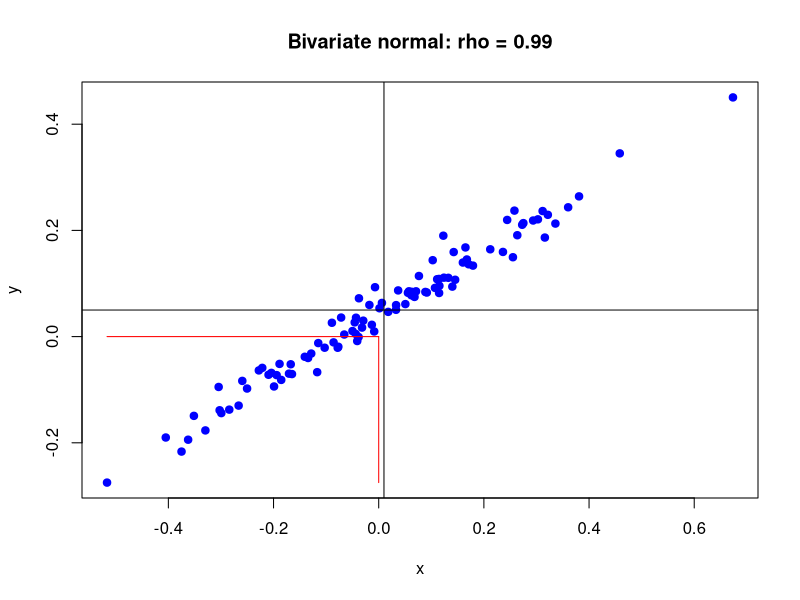
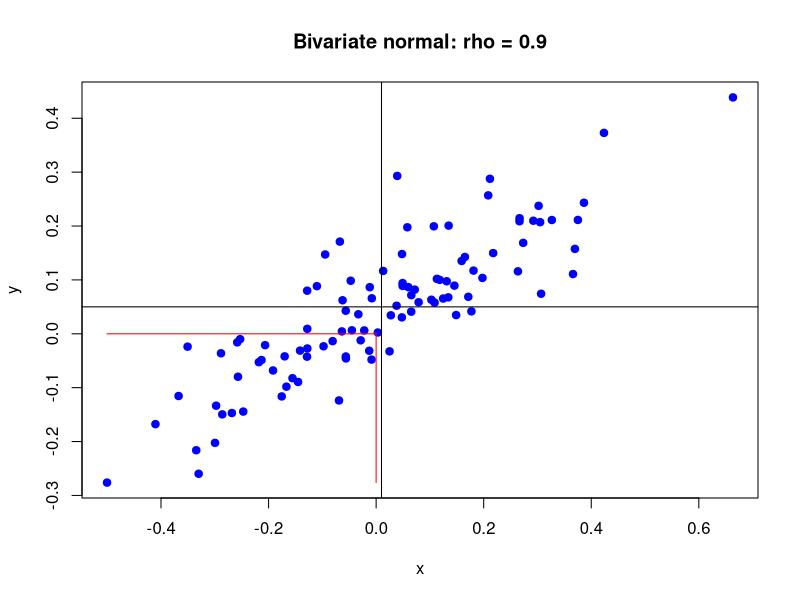
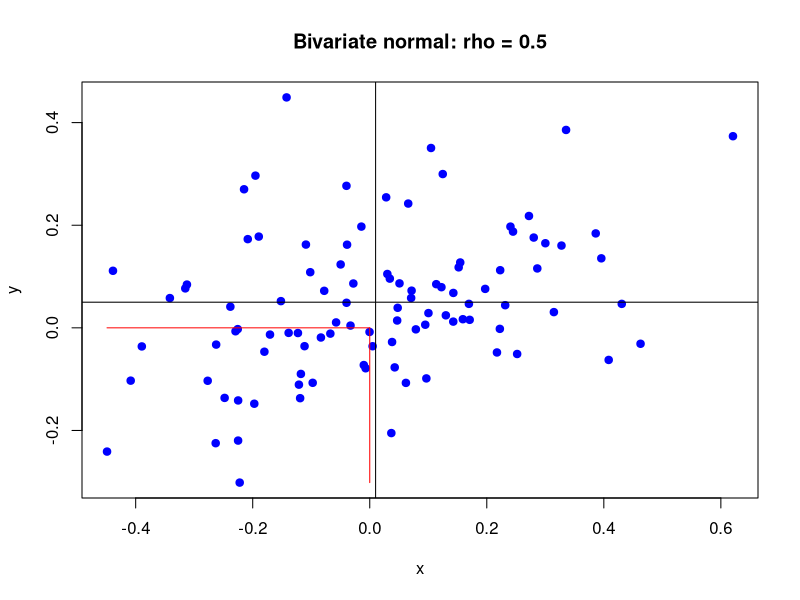
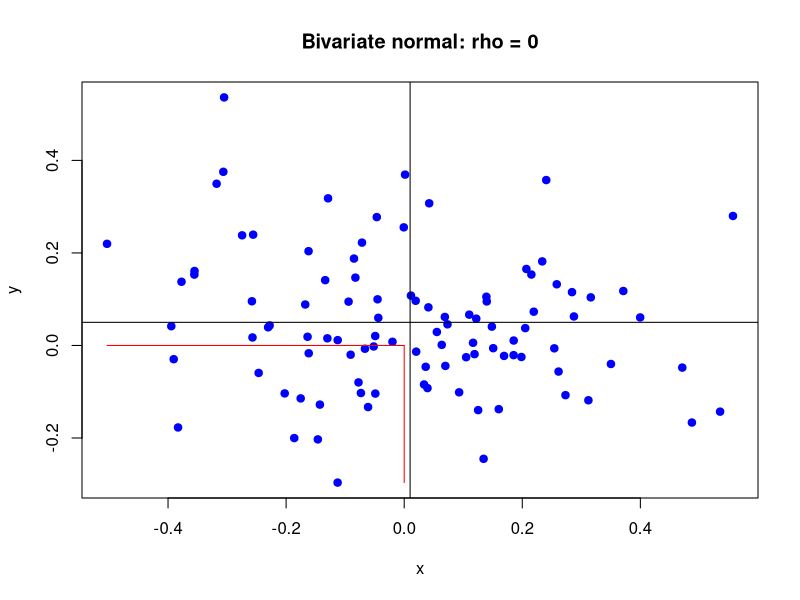
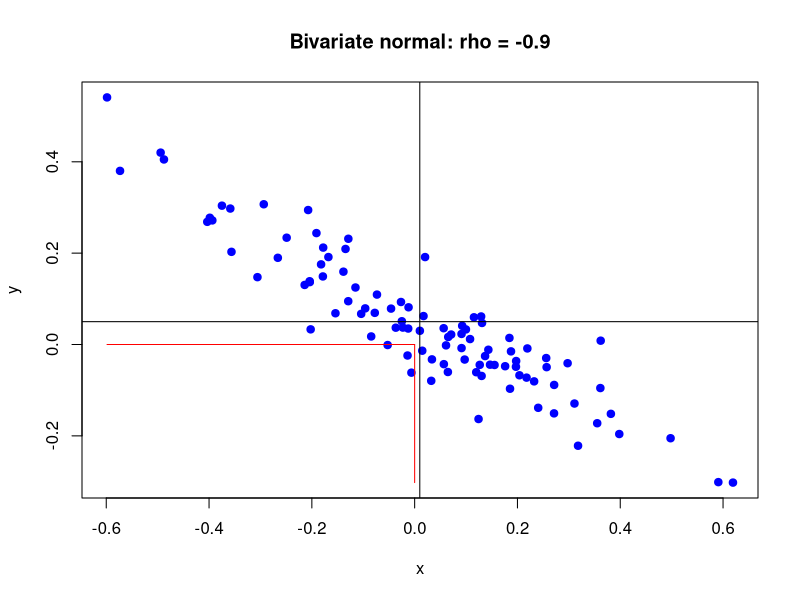

Write R code to recreate these figures, in order.
## ---- chunk 1
library(mvtnorm)
options(digits=4)
mu.x = 0.01; sig.x = 0.25; mu.y = 0.05; sig.y = 0.15

rho.xy = 0.99
sig.xy = rho.xy*sig.x*sig.y
Sigma.xy = matrix(c(sig.x^2, sig.xy, sig.xy, sig.y^2), 2, 2, byrow=TRUE)

n = 100
set.seed(123)
xy.vals = rmvnorm(n, mean=c(mu.x, mu.y), sigma=Sigma.xy) 

plot(xy.vals[,1], xy.vals[,2],pch = 20 ,cex=1.5, col="blue", xlab="x", ylab="y")
title("Bivariate normal: rho = 0.99")
abline(h=mu.y, v=mu.x)
segments(x0=0, y0=min(xy.vals[,2]), x1=0, y1=0, col="red")
segments(x0=min(xy.vals[,1]), y0=0, x1=0, y1=0, col="red")
pmvnorm(lower=c(-Inf, -Inf), upper=c(0, 0), mean=c(mu.x, mu.y), sigma=Sigma.xy)
## ---- chunk 2
rho.xy = 0.9
sig.xy = rho.xy*sig.x*sig.y
Sigma.xy = matrix(c(sig.x^2, sig.xy, sig.xy, sig.y^2), 2, 2, byrow=TRUE)

n = 100
set.seed(123)
xy.vals = rmvnorm(n, mean=c(mu.x, mu.y), sigma=Sigma.xy) 

plot(xy.vals[,1], xy.vals[,2],pch = 20 ,cex=1.5, col="blue", xlab="x", ylab="y")
title("Bivariate normal: rho = 0.9")
abline(h=mu.y, v=mu.x)
segments(x0=0, y0=min(xy.vals[,2]), x1=0, y1=0, col="red")
segments(x0=min(xy.vals[,1]), y0=0, x1=0, y1=0, col="red")
pmvnorm(lower=c(-Inf, -Inf), upper=c(0, 0), mean=c(mu.x, mu.y), sigma=Sigma.xy)

## ---- chunk 3

rho.xy = 0.5
sig.xy = rho.xy*sig.x*sig.y
Sigma.xy = matrix(c(sig.x^2, sig.xy, sig.xy, sig.y^2), 2, 2, byrow=TRUE)

n = 100
set.seed(123)
xy.vals = rmvnorm(n, mean=c(mu.x, mu.y), sigma=Sigma.xy) 

plot(xy.vals[,1], xy.vals[,2],pch = 20 ,cex=1.5, col="blue", xlab="x", ylab="y")
title("Bivariate normal: rho = 0.5")
abline(h=mu.y, v=mu.x)
segments(x0=0, y0=min(xy.vals[,2]), x1=0, y1=0, col="red")
segments(x0=min(xy.vals[,1]), y0=0, x1=0, y1=0, col="red")
pmvnorm(lower=c(-Inf, -Inf), upper=c(0, 0), mean=c(mu.x, mu.y), sigma=Sigma.xy)

## ---- chunk 4

rho.xy = 0
sig.xy = rho.xy*sig.x*sig.y
Sigma.xy = matrix(c(sig.x^2, sig.xy, sig.xy, sig.y^2), 2, 2, byrow=TRUE)

n = 100
set.seed(123)
xy.vals = rmvnorm(n, mean=c(mu.x, mu.y), sigma=Sigma.xy) 

plot(xy.vals[,1], xy.vals[,2],pch = 20 ,cex=1.5, col="blue", xlab="x", ylab="y")
title("Bivariate normal: rho = 0")
abline(h=mu.y, v=mu.x)
segments(x0=0, y0=min(xy.vals[,2]), x1=0, y1=0, col="red")
segments(x0=min(xy.vals[,1]), y0=0, x1=0, y1=0, col="red")
pmvnorm(lower=c(-Inf, -Inf), upper=c(0, 0), mean=c(mu.x, mu.y), sigma=Sigma.xy)

## ---- chunk 5
rho.xy = -0.9
sig.xy = rho.xy*sig.x*sig.y
Sigma.xy = matrix(c(sig.x^2, sig.xy, sig.xy, sig.y^2), 2, 2, byrow=TRUE)

n = 100
set.seed(123)
xy.vals = rmvnorm(n, mean=c(mu.x, mu.y), sigma=Sigma.xy) 

plot(xy.vals[,1], xy.vals[,2],pch = 20 ,cex=1.5, col="blue", xlab="x", ylab="y")
title("Bivariate normal: rho = -0.9")
abline(h=mu.y, v=mu.x)
segments(x0=0, y0=min(xy.vals[,2]), x1=0, y1=0, col="red")
segments(x0=min(xy.vals[,1]), y0=0, x1=0, y1=0, col="red")
pmvnorm(lower=c(-Inf, -Inf), upper=c(0, 0), mean=c(mu.x, mu.y), sigma=Sigma.xy)
